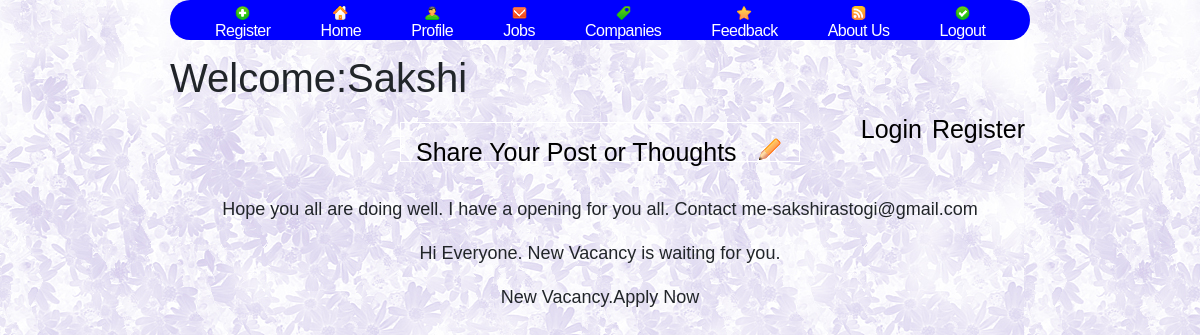
Page /home_user.php (signed in) on the committed database.
### tables this page shows
CREATE TABLE IF NOT EXISTS `type` (
  `type` varchar(100) NOT NULL
);

### includes/db.php (called while the page is built)
<?php
	$host="localhost";
	$dbUsername="root";
	$dbPassword="";
	$dbname="job";
	$con=Mysql_connect($host,$dbUsername,$dbPassword);
	$dat=mysql_select_db($dbname,$con);
?>

### home_user.php (the view, shortened to what this page needs)
<!DOCTYPE html>
<head>
<?php
include("includes/head.php");
?>
</head>
<div id="outer">
	<div id="header">
		<div id="menu1">
<?php
include("includes/menu1.php");
?>
</div>
</div>
<div id="content">
<?php
if(isset($_SESSION['uname'])){
echo "<h1>Welcome:".$_SESSION['uname']."</h1>";
} else{
	echo "<script>location.href='login.php'</script>";
}
?>
<a href="register.php">Register</a>
<a href="login.php">Login</a>
<center><div id="share" style="width:400px;height:40px;padding:5px;border:1px solid white;margin-top:20px;">
<img style="padding:10px;" src="images/001_45.png"/><a href="share.php" style="float:left;padding:10px">Share Your Post or Thoughts</a>
</div><br/><br/></center>
<?php
	include("includes/db.php");
	if($dat)
	{
	$sql="select * from type";
	$res=mysql_query($sql);
	if($res)
		while($row=mysql_fetch_array($res,MYSQL_ASSOC))
			echo "<table align='center' style='font-size:18px'><tr><td>".$row['type']."<br/><br/></td></tr></table>";
	}
?>
</div>

### my.css (style rules this page uses)
body { margin-top: 20px; padding: 0; font-family: "Trebuchet MS", Arial, Helvetica, sans-serif; font-size: 13px; background: url(images/mainback.jpg); color: black; }
#outer { height:400px; width:860px; margin:0 auto; }
#header { width: 860px; height: 40px; margin: 0 auto; background:blue; border-radius:20px; }
#content { height:400px; width:860px; font: 16px "Trebuchet MS", Arial, Helvetica, sans-serif; }
#content a { float:right; padding:5px; text-decoration: none; font: 25px "Trebuchet MS", Arial, Helvetica, sans-serif; color:black; }

### includes/menu1.php (style rules this page uses)
#menu1 { float: left; width: 860px; height: 54px; }

### rows in the picture
type: type "Hope you all are doing well. I have a opening for you all. Contact me-sakshirastogi@gmail.com"
type: type "Hi Everyone. New Vacancy is waiting for you."
type: type "New Vacancy.Apply Now"

### other values in the picture
$_SESSION['uname'] "Sakshi"
